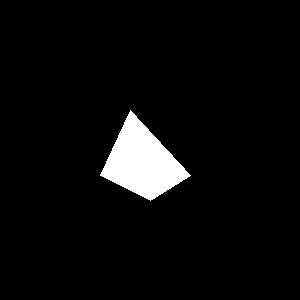
//> input picture MotionEstimation/Rough_work/Release/Quad.jpg, 300 x 300 px
$ ./main   (built with g++ and OpenCV 4)
//> lines starting //> are read from the running program, lines starting //| are printed output that depends on the picture
#include <iostream>
#include "opencv2/core.hpp"
#include "opencv2/features2d.hpp"
#include "opencv2/xfeatures2d.hpp"
#include "opencv2/highgui.hpp"
#include "opencv2/xfeatures2d.hpp"
#include "opencv2/xfeatures2d/nonfree.hpp"
#include <opencv2/opencv.hpp>
#include <vector>
#include <stdio.h>
using namespace cv;
using namespace std;
using namespace cv::xfeatures2d;

const float GOOD_MATCH_PERCENT = 0.38f;


void alignImages(Mat &im1, Mat &im2, Mat &im1Reg, Mat &h)

{

  // Convert images to grayscale

  Mat im1Gray, im2Gray;

  cvtColor(im1, im1Gray, COLOR_RGB2GRAY);
  cvtColor(im2, im2Gray, COLOR_RGB2GRAY);

  // Variables to store keypoints and descriptors

  std::vector<KeyPoint> keypoints1, keypoints2;

  Mat descriptors1, descriptors2;

  Mat img_keypoints_1, img_keypoints_2;

  // Detect FAST features

  //--Step 1: Detect the keypoints using a FAST Detector

  Ptr<FastFeatureDetector> Detector = FastFeatureDetector::create(30, false, FastFeatureDetector::TYPE_9_16);

  Detector->detect(im1Gray, keypoints1);
  Detector->detect(im2Gray, keypoints2);

  drawKeypoints(im1Gray, keypoints1, img_keypoints_1, Scalar::all(-1), DrawMatchesFlags::DRAW_RICH_KEYPOINTS);
  drawKeypoints(im2Gray, keypoints2, img_keypoints_2, Scalar::all(-1), DrawMatchesFlags::DRAW_RICH_KEYPOINTS);

  imshow("Keypoints 1", img_keypoints_1);
  imshow("Keypoints 2", img_keypoints_2);

  // Draw the feature descriptors from the detected keypoints

  Ptr<FREAK> Descriptor = FREAK::create(true, true);

  Descriptor->compute(im1Gray, keypoints1, descriptors1);
  Descriptor->compute(im2Gray, keypoints2, descriptors2);

  // Match features.

  std::vector<DMatch> matches;

  Ptr<DescriptorMatcher> matcher = DescriptorMatcher::create("BruteForce-Hamming");

  matcher->match(descriptors1, descriptors2, matches, Mat());

  // Sort matches by score
  std::sort(matches.begin(), matches.end());

  // Remove not so good matches
  const int numGoodMatches = matches.size() * GOOD_MATCH_PERCENT;
  matches.erase(matches.begin()+numGoodMatches, matches.end());


  // Draw top matches
  Mat imMatches;
  drawMatches(im1, keypoints1, im2, keypoints2, matches, imMatches);

  imshow("Matched Descriptors", imMatches);

  waitKey();

  imwrite("matches.jpg", imMatches);


  // Extract location of good matches
  std::vector<Point2f> points1, points2;

  for( size_t i = 0; i < matches.size(); i++ )
  {
    points1.push_back( keypoints1[ matches[i].queryIdx ].pt );
    points2.push_back( keypoints2[ matches[i].trainIdx ].pt );
  }

/*  // Find homography
  h = findHomography( points1, points2, RANSAC );

  // Use homography to warp image
  warpPerspective(im1, im1Reg, h, im2.size());*/

}


int main(int argc, char **argv)
{
  // Read reference image
  string refFilename("Quad.jpg");
  cout << "Reading reference image : " << refFilename << endl;
  Mat imReference = imread(refFilename);
//> imReference is the input picture: 300 rows x 300 cols, CV_8UC3; min 0, max 255, mean 11.8


  // Read image to be aligned
  string imFilename("T_Quad.jpg");
  cout << "Reading image to align : " << imFilename << endl;
  Mat im = imread(imFilename);
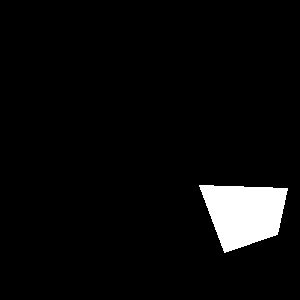
//> input picture MotionEstimation/Rough_work/Release/T_Quad.jpg, 300 x 300 px
//> im is the input picture: 300 rows x 300 cols, CV_8UC3; min 0, max 255, mean 11.8


  // Registered image will be resotred in imReg.
  // The estimated homography will be stored in h.
  Mat imReg, h;

  // Align images
  cout << "Aligning images ..." << endl;
  alignImages(im, imReference, imReg, h);
//> in alignImages, `Detector->detect(im1Gray, keypoints1);`: keypoints1 = 23 keypoints; strongest (x, y, size): (199, 185, 7), (200, 185, 7), (201, 185, 7), (199, 186, 7)
//> in alignImages, `Detector->detect(im2Gray, keypoints2);`: keypoints2 = 23 keypoints; strongest (x, y, size): (130, 110, 7), (130, 111, 7), (131, 111, 7), (129, 112, 7)
//> in alignImages, `Descriptor->compute(im1Gray, keypoints1, descriptors1);`: keypoints1 = 14 keypoints; strongest (x, y, size): (199, 185, 7), (200, 185, 7), (201, 185, 7), (199, 186, 7)
//> in alignImages, `matcher->match(descriptors1, descriptors2, matches, Mat());`: matches = 14 matches
//> in alignImages, `const int numGoodMatches = matches.size() * GOOD_MATCH_PERCENT;`: numGoodMatches = 5
//> in alignImages, `matches.erase(matches.begin()+numGoodMatches, matches.end());`: matches = 5 matches
//> in alignImages, `drawMatches(im1, keypoints1, im2, keypoints2, matches, imMatches);`:
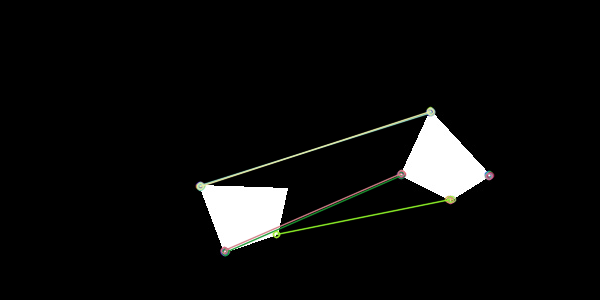
//> imMatches: 300 rows x 600 cols, CV_8UC3; mean B, G, R 12.4, 13, 12.8
//> the loop in alignImages, `for( size_t i = 0; i < matches.size(); i++ )` made 5 passes

  // Write aligned image to disk.
  string outFilename("aligned.jpg");
  cout << "Saving aligned image : " << outFilename << endl;
//> (the run ends here: the program stops with an error, at `imwrite(outFilename, imReg);`)
